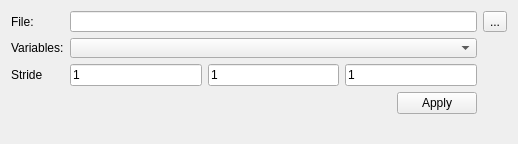
<?xml version="1.0" encoding="UTF-8"?>
<ui version="4.0">
 <class>PVTabWidget</class>
 <widget class="QWidget" name="PVTabWidget">
  <property name="geometry">
   <rect>
    <x>0</x>
    <y>0</y>
    <width>518</width>
    <height>144</height>
   </rect>
  </property>
  <property name="windowTitle">
   <string>Form</string>
  </property>
  <layout class="QGridLayout" name="gridLayout">
   <item row="0" column="0">
    <widget class="QLabel" name="label">
     <property name="text">
      <string>File:</string>
     </property>
    </widget>
   </item>
   <item row="0" column="1">
    <widget class="QLineEdit" name="pvSelectedFileLineEdit">
     <property name="sizePolicy">
      <sizepolicy hsizetype="Expanding" vsizetype="Fixed">
       <horstretch>0</horstretch>
       <verstretch>0</verstretch>
      </sizepolicy>
     </property>
     <property name="minimumSize">
      <size>
       <width>400</width>
       <height>20</height>
      </size>
     </property>
    </widget>
   </item>
   <item row="1" column="0">
    <widget class="QLabel" name="lVar">
     <property name="text">
      <string>Variables:</string>
     </property>
    </widget>
   </item>
   <item row="1" column="1">
    <widget class="QComboBox" name="cbVar">
     <property name="sizePolicy">
      <sizepolicy hsizetype="Expanding" vsizetype="Fixed">
       <horstretch>0</horstretch>
       <verstretch>0</verstretch>
      </sizepolicy>
     </property>
     <property name="minimumSize">
      <size>
       <width>100</width>
       <height>20</height>
      </size>
     </property>
    </widget>
   </item>
   <item row="2" column="0">
    <widget class="QLabel" name="strideLabel">
     <property name="text">
      <string>Stride</string>
     </property>
    </widget>
   </item>
   <item row="2" column="1">
    <layout class="QHBoxLayout" name="horizontalLayout">
     <item>
      <widget class="QLineEdit" name="strideLineEditX">
       <property name="text">
        <string>1</string>
       </property>
      </widget>
     </item>
     <item>
      <widget class="QLineEdit" name="strideLineEditZ">
       <property name="text">
        <string>1</string>
       </property>
      </widget>
     </item>
     <item>
      <widget class="QLineEdit" name="strideLineEditY">
       <property name="text">
        <string>1</string>
       </property>
      </widget>
     </item>
    </layout>
   </item>
   <item row="0" column="2">
    <widget class="QToolButton" name="pvPickLocalFileButton">
     <property name="text">
      <string>...</string>
     </property>
     <property name="icon">
      <iconset resource="pv.qrc">
       <normaloff>:/icons/16x16/browse</normaloff>:/icons/16x16/browse</iconset>
     </property>
    </widget>
   </item>
   <item row="4" column="1">
    <widget class="QPushButton" name="applyButton">
     <property name="sizePolicy">
      <sizepolicy hsizetype="Fixed" vsizetype="Fixed">
       <horstretch>0</horstretch>
       <verstretch>0</verstretch>
      </sizepolicy>
     </property>
     <property name="layoutDirection">
      <enum>Qt::RightToLeft</enum>
     </property>
     <property name="text">
      <string>Apply</string>
     </property>
    </widget>
   </item>
   <item row="5" column="1">
    <spacer name="verticalSpacer">
     <property name="orientation">
      <enum>Qt::Vertical</enum>
     </property>
     <property name="sizeHint" stdset="0">
      <size>
       <width>20</width>
       <height>40</height>
      </size>
     </property>
    </spacer>
   </item>
  </layout>
 </widget>
 <resources>
  <include location="pv.qrc"/>
  <include location="pv.qrc"/>
 </resources>
 <connections/>
</ui>
